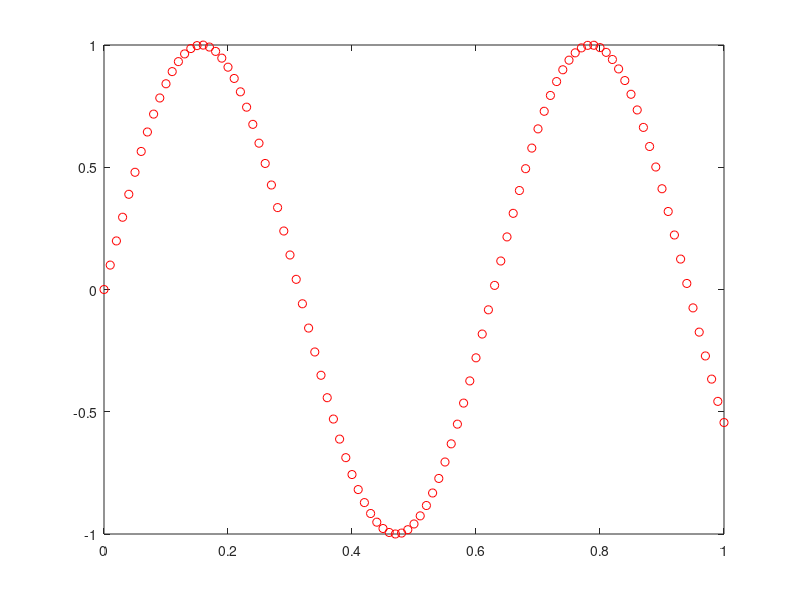

Reproduce this figure in MATLAB. (Note: this script raises an error after producing the figure.)
%% Example of truncated cubic splines
clc;
close all;
clear all;

%% Generate data
dx = 0.01;
x = 0:dx:1;
y = sin(10*x);

m_samples = length(x);

plot(x,y,'ro')
pause
close;

%% Cubic splines setup
d = 3; %degree of the polynomial
M = d+1; %order of spline
n_knots = 10;

% knots = [0.25, 0.5, 0.75];%interior knots
knots = linspace(0,1,n_knots);%interior knots
% % knots = [x(1), x(1),x(1),x(1),x,x(end),x(end),x(end),x(end)];
% knots = [x(1)-4*dx, x(1)-3*dx,x(1)-2*dx,x(1)-dx,x,x(end)+dx,x(end)+2*dx,x(end)+3*dx,x(end)+4*dx];

% knots = x;

K = length(knots);

n_basis = K+M;

%% Generate truncated power series for splines
[B,~] = bspline_basismatrix(M,knots,x);

%% Solve for coefficients
theta = B\y';

y_spline = B*theta;

%% Verify model

figure;
plot(x,y,'ro')
hold on
plot(x,y_spline,'b')
plot(knots,0,'Marker','s','MarkerFaceColor','k','Markersize',8);

%% Plot Bsplines recurrence

figure;
for l = 1:M
    subplot(M,1,l);
    [B,~] = bspline_basismatrix(l,knots,x);
    for c = 1:size(B,2)
        plot(x,B(:,c))
        hold on
        plot(knots,0,'Marker','s','MarkerFaceColor','k','Markersize',6);
    end
    ylabel(['d = ',num2str(l-1)])
    xlabel('x')
    hold off
end


